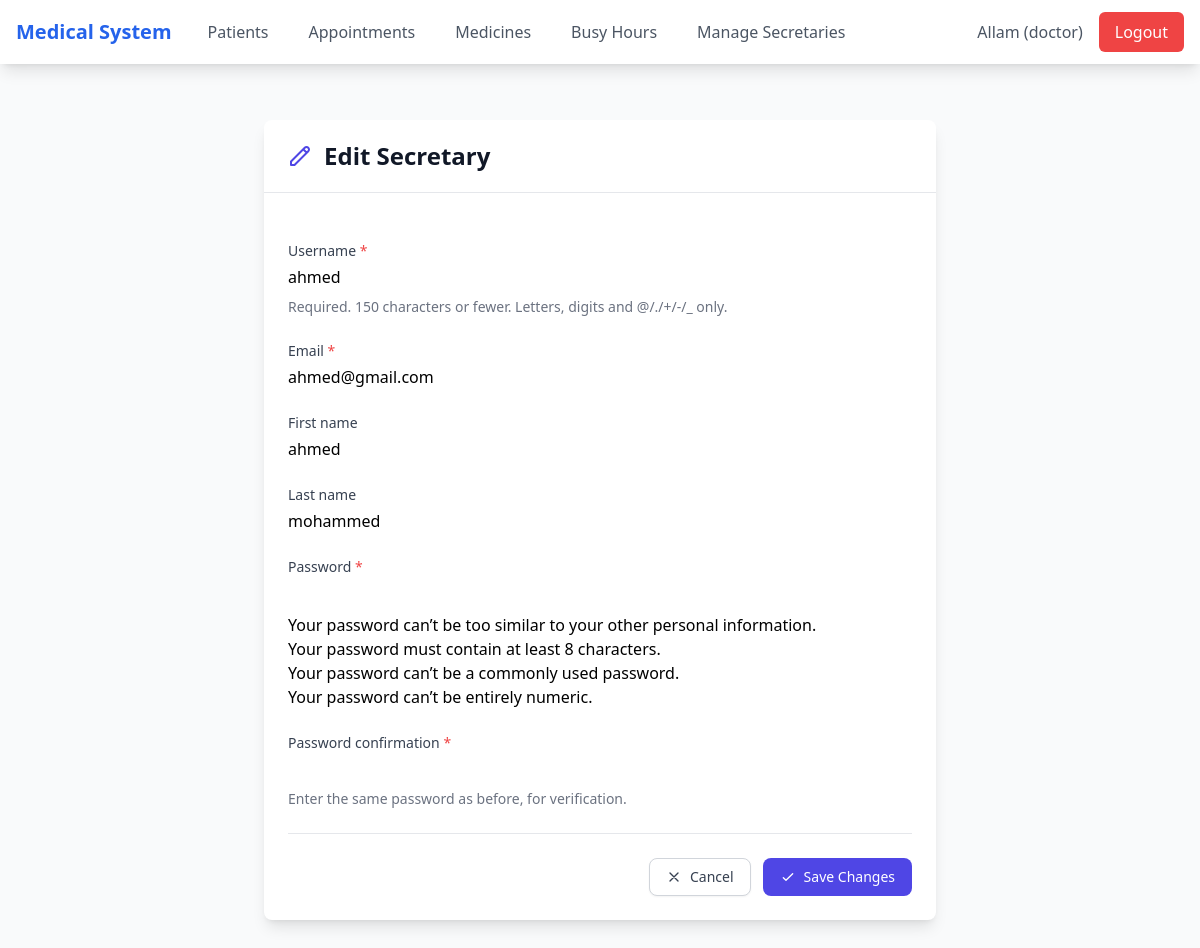
/secretaries/2/edit/ (signed in), run on the app's committed database.
### users/models.py (models this page shows, shortened)
class CustomUser(AbstractUser):
    DOCTOR = 'doctor'
    SECRETARY = 'secretary'
    ROLE_CHOICES = [
        (DOCTOR, 'Doctor'),
        (SECRETARY, 'Secretary'),
    ]
    role = models.CharField(
        max_length=10,
        choices=ROLE_CHOICES,
        default=DOCTOR,
    )
    email = models.EmailField(unique=True)  # Make email required and unique
    founded_in = models.DateField(null=True, blank=True)

### apps/views.py (the view, shortened to what this page needs)
# urls.py: path('secretaries/<int:pk>/edit/', views.SecretaryUpdateView.as_view(), name='secretary_update'),
class SecretaryUpdateView(LoginRequiredMixin, IsDoctorMixin, UpdateView):
    model = User
    form_class = SecretaryForm
    template_name = 'secretary/secretary_form.html'
    success_url = reverse_lazy('secretary_list')
    def get_queryset(self):
        return User.objects.filter(role='secretary')

### apps/forms.py
class SecretaryForm(UserCreationForm):
    class Meta:
        model = User
        fields = ['username', 'email', 'first_name', 'last_name']
        widgets = {
            'username': forms.TextInput(attrs={'class': 'form-control'}),
            'email': forms.EmailInput(attrs={'class': 'form-control'}),
            'first_name': forms.TextInput(attrs={'class': 'form-control'}),
            'last_name': forms.TextInput(attrs={'class': 'form-control'})
        }
    def __init__(self, *args, **kwargs):
        super().__init__(*args, **kwargs)
        self.fields['password1'].widget.attrs['class'] = 'form-control'
        self.fields['password2'].widget.attrs['class'] = 'form-control'

### apps/views.py (called while the page is built)
    def test_func(self):
        return self.request.user.role == 'doctor'

### templates/secretary/secretary_form.html (shortened to what this page needs)
{% extends 'base.html' %}
{% block content %}
<div class="max-w-7xl mx-auto px-4 sm:px-6 lg:px-8 py-8">
    <div class="max-w-2xl mx-auto">
        <div class="bg-white shadow-lg rounded-lg overflow-hidden">
            <div class="px-6 py-5 border-b border-gray-200">
                <div class="flex items-center">
                    <div class="flex-shrink-0">
                        <svg class="h-6 w-6 text-indigo-600" fill="none" stroke="currentColor" viewBox="0 0 24 24">
                            {% if form.instance.pk %}
                            <path stroke-linecap="round" stroke-linejoin="round" stroke-width="2" d="M15.232 5.232l3.536 3.536m-2.036-5.036a2.5 2.5 0 113.536 3.536L6.5 21.036H3v-3.572L16.732 3.732z"/>
                            {% else %}
                            <path stroke-linecap="round" stroke-linejoin="round" stroke-width="2" d="M18 9v3m0 0v3m0-3h3m-3 0h-3m-2-5a4 4 0 11-8 0 4 4 0 018 0zM3 20a6 6 0 0112 0v1H3v-1z"/>
                            {% endif %}
                        </svg>
                    </div>
                    <h1 class="ml-3 text-2xl font-bold text-gray-900">
                        {% if form.instance.pk %}Edit{% else %}New{% endif %} Secretary
                    </h1>
                </div>
            </div>
            <div class="px-6 py-6">
                <form method="post" novalidate class="space-y-6">
                    {% for field in form %}
                        <div>
                            <label for="{{ field.id_for_label }}"
                                   class="block text-sm font-medium text-gray-700">
                                {{ field.label }}
                                {% if field.field.required %}
                                    <span class="text-red-500">*</span>
                                {% endif %}
                            </label>
                            <div class="mt-1">
                                {{ field }}
                            </div>
                            {% if field.help_text %}
                                <p class="mt-2 text-sm text-gray-500">{{ field.help_text }}</p>
                            {% endif %}
                        </div>
                    {% endfor %}
                    <div class="pt-6 border-t border-gray-200">
                        <div class="flex flex-col-reverse sm:flex-row justify-end space-y-3 space-y-reverse sm:space-y-0 sm:space-x-3">
                            <a href="{% url 'secretary_list' %}"
                               class="inline-flex justify-center items-center px-4 py-2 border border-gray-300 shadow-sm text-sm font-medium rounded-lg text-gray-700 bg-white hover:bg-gray-50 focus:outline-none focus:ring-2 focus:ring-offset-2 focus:ring-gray-500 transition-colors duration-150">
                                <svg class="w-4 h-4 mr-2" fill="none" stroke="currentColor" viewBox="0 0 24 24">
                                    <path stroke-linecap="round" stroke-linejoin="round" stroke-width="2" d="M6 18L18 6M6 6l12 12"/>
                                </svg>
                                Cancel
                            </a>
                            <button type="submit"
                                    class="inline-flex justify-center items-center px-4 py-2 border border-transparent text-sm font-medium rounded-lg text-white bg-indigo-600 hover:bg-indigo-700 focus:outline-none focus:ring-2 focus:ring-offset-2 focus:ring-indigo-500 transition-colors duration-150">
                                <svg class="w-4 h-4 mr-2" fill="none" stroke="currentColor" viewBox="0 0 24 24">
                                    <path stroke-linecap="round" stroke-linejoin="round" stroke-width="2" d="M5 13l4 4L19 7"/>
                                </svg>
                                {% if form.instance.pk %}Save Changes{% else %}Create Secretary{% endif %}
                            </button>
                        </div>
                    </div>
                </form>
            </div>
        </div>
    </div>
</div>
{% endblock %}

### templates/base.html (shortened to what this page needs)
<!DOCTYPE html>
<html lang="en">
<head>
    <script src="https://cdn.tailwindcss.com"></script>
</head>
<body class="bg-gray-50">
    <nav class="bg-white shadow-lg relative z-30">
        <div class="max-w-7xl mx-auto px-4">
            <div class="flex justify-between h-16">
                <div class="flex">
                    <a href="{% url 'dashboard' %}" class="flex items-center text-xl font-bold text-blue-600">
                        Medical System
                    </a>
                    {% if user.is_authenticated %}
                        <div class="hidden md:ml-6 md:flex space-x-4">
                            <a href="{% url 'patient_list' %}" class="inline-flex items-center px-3 py-2 text-gray-600 hover:text-blue-600">Patients</a>
                            <a href="{% url 'appointment_list' %}" class="inline-flex items-center px-3 py-2 text-gray-600 hover:text-blue-600">Appointments</a>
                            {% if user.role == 'doctor' %}
                                <a href="{% url 'medicine_list' %}" class="inline-flex items-center px-3 py-2 text-gray-600 hover:text-blue-600">Medicines</a>
                                <a href="{% url 'busy_hours' %}" class="inline-flex items-center px-3 py-2 text-gray-600 hover:text-blue-600">Busy Hours</a>
                                <a href="{% url 'secretary_list' %}" class="inline-flex items-center px-3 py-2 text-gray-600 hover:text-blue-600">Manage Secretaries</a>
                            {% endif %}
                        </div>
                    {% endif %}
                </div>
                <div class="flex items-center">
                    {% if user.is_authenticated %}
                        <div class="hidden md:flex items-center space-x-4">
                            <span class="text-gray-600">{{ user.username }} ({{ user.role }})</span>
                            <form id="logout-form" action="{% url 'logout' %}" method="POST" class="inline">
                                <button type="submit" class="bg-red-500 hover:bg-red-600 text-white px-4 py-2 rounded-md">Logout</button>
                            </form>
                        </div>
                    {% else %}
                        <div class="hidden md:block">
                            <a href="{% url 'login' %}" class="bg-blue-500 hover:bg-blue-600 text-white px-4 py-2 rounded-md">Login</a>
                        </div>
                    {% endif %}
                </div>
            </div>
        </div>
    </nav>
    <main class="max-w-7xl mx-auto px-4 py-6">
        {% block content %}
        {% endblock %}
    </main>
</body>
</html>

### templates/secretary/secretary_form.html (style rules this page uses)
input[type="text"], input[type="email"], input[type="password"], select, textarea { @apply mt-1 block w-full rounded-lg border-gray-300 shadow-sm focus:ring-2 focus:ring-indigo-500 focus:border-indigo-500 sm:text-sm transition duration-150 ease-in-out; }

### data on the page
CustomUser: username "Allam", role "doctor"
CustomUser: form "ahmed" "ahmed@gmail.com" "ahmed" "mohammed"

### other printed values
{{ field.label }} "Username" "Email" "First name" "Last name" "Password" "Password confirmation"
{{ field.help_text }} "Required. 150 characters or fewer. Letters, digits and @/./+/-/_ only." "Enter the same password as before, for verification."
